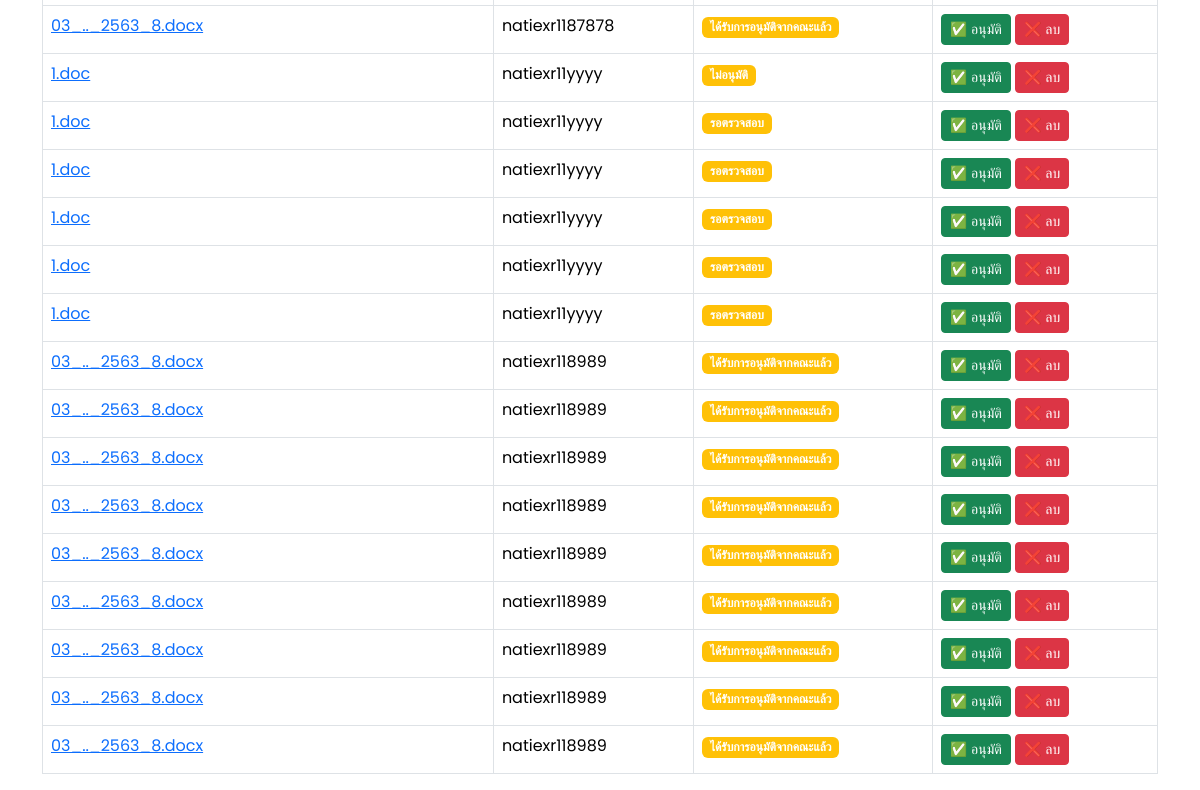
The app's page /manage_requests (signed in, lower part), older data.
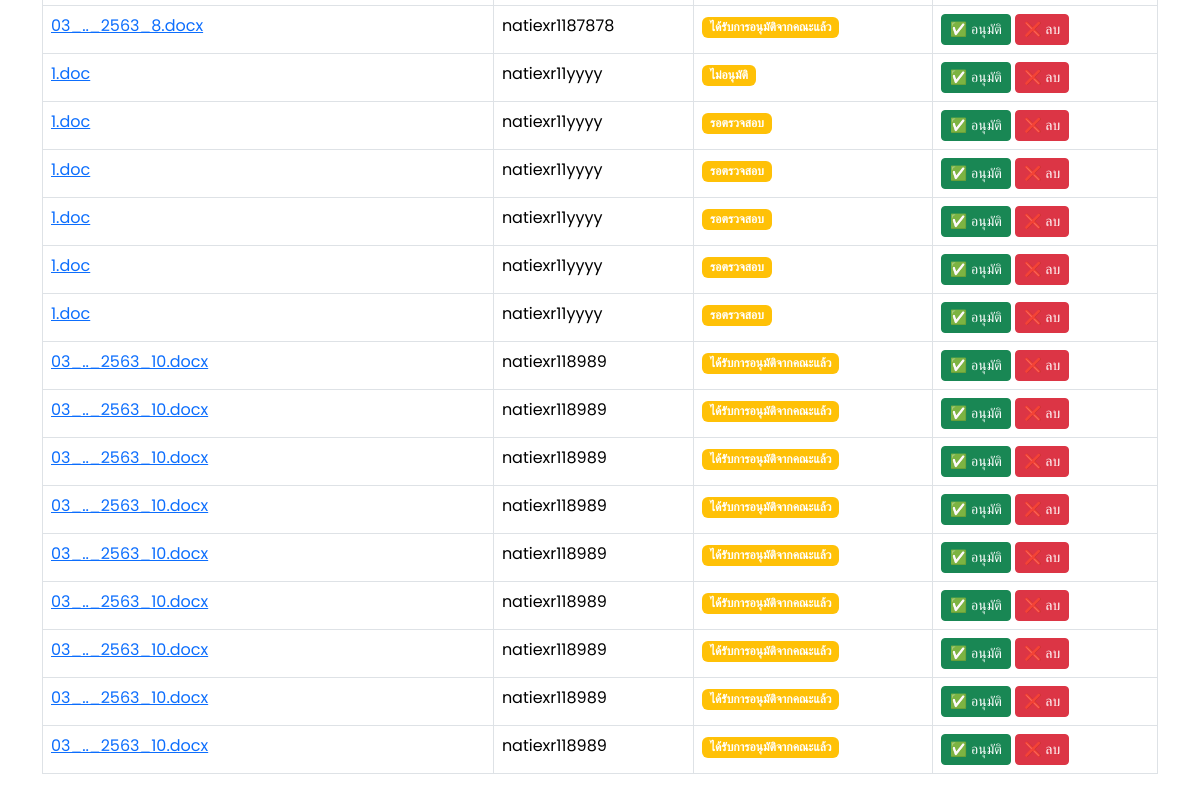
The same page, newer data.
### models.py (models this page shows)
class File(db.Model):
    id = db.Column(db.Integer, primary_key=True)
    filename = db.Column(db.String(255), nullable=False)
    file_path = db.Column(db.String(255), nullable=True)
    status = db.Column(db.String(50), nullable=False, default="รอตรวจสอบ")
    comment = db.Column(db.Text, nullable=True)
    user_id = db.Column(db.Integer, db.ForeignKey('user.id'), nullable=False)
    upload_date = db.Column(db.DateTime, default=db.func.current_timestamp())
    review_date = db.Column(db.DateTime, nullable=True)
    approve_date = db.Column(db.DateTime, nullable=True)
    user = db.relationship('User', back_populates='files')

class User(db.Model):
    id = db.Column(db.Integer, primary_key=True)
    username = db.Column(db.String(100), nullable=False, unique=True)
    role = db.Column(db.String(50), nullable=False)
    faculty = db.Column(db.String(100), nullable=True)
    document_requests = db.relationship('DocumentRequest', back_populates='user', lazy=True)
    files = db.relationship('File', back_populates='user', lazy=True)  # ✅ เพิ่มตรงนี้

### app.py (the view)
@app.route('/manage_requests')
def manage_requests():
    if 'user_id' not in session or session.get('role') not in ['admin', 'admin_university']:
        flash("⚠️ กรุณาเข้าสู่ระบบก่อน!", "warning")
        return redirect(url_for('login'))  # ถ้าไม่ได้ login ให้กลับไปหน้า login
    files = File.query.all()
    response = make_response(render_template('manage_requests.html', files=files))
    response.headers['Cache-Control'] = 'no-store, no-cache, must-revalidate, max-age=0'
    response.headers['Pragma'] = 'no-cache'
    response.headers['Expires'] = '0'
    return response

### templates/manage_requests.html (shortened to what this page needs)
<!DOCTYPE html>
<html lang="th">
<head>
    <link href="https://cdn.jsdelivr.net/npm/bootstrap@5.3.3/dist/css/bootstrap.min.css" rel="stylesheet">
    <link rel="stylesheet" href="https://cdnjs.cloudflare.com/ajax/libs/font-awesome/6.4.2/css/all.min.css">
</head>
<body>
    <div class="container mt-4">
        <table class="table table-bordered mt-3">
            <tbody>
                {% for file in files %}
                <tr>
                    <td>
                        <a href="{{ url_for('uploaded_file', filename=file.filename) }}" target="_blank">
                            {{ file.filename }}
                        </a>
                    </td>
                    <td>{{ file.user.username }}</td>
                    <td>
                        <span class="badge {% if file.status == 'อนุมัติแล้ว' %} bg-success {% else %} bg-warning {% endif %}">
                            {{ file.status }}
                        </span>
                    </td>
                    <td>
                        {% if file.status != 'อนุมัติแล้ว' %}
                        <a href="{{ url_for('approve_file', file_id=file.id) }}" class="btn btn-success btn-sm">
                            ✅ อนุมัติ
                        </a>
                        {% endif %}
                        <a href="{{ url_for('delete_file', file_id=file.id) }}" class="btn btn-danger btn-sm"
                           onclick="return confirm('คุณแน่ใจหรือไม่ว่าต้องการลบไฟล์นี้?');">
                            ❌ ลบ
                        </a>
                    </td>
                </tr>
                {% else %}
                <tr>
                    <td colspan="4" class="text-center text-muted">ยังไม่มีคำขอเอกสาร</td>
                </tr>
                {% endfor %}
            </tbody>
        </table>
    </div>
</body>
</html>

### templates/manage_requests.html (style rules this page uses)
body { font-family: 'Poppins', sans-serif; background: white; color: black; }

Row changes from the older to the newer data that the page shows:
changed File (number 8 of 16 on the later page): filename "03_.._2563_8.docx" → "03_.._2563_10.docx"
changed File (number 9 of 16 on the later page): filename "03_.._2563_8.docx" → "03_.._2563_10.docx"
changed File (number 10 of 16 on the later page): filename "03_.._2563_8.docx" → "03_.._2563_10.docx"
changed File (number 11 of 16 on the later page): filename "03_.._2563_8.docx" → "03_.._2563_10.docx"
changed File (number 12 of 16 on the later page): filename "03_.._2563_8.docx" → "03_.._2563_10.docx"
changed File (number 13 of 16 on the later page): filename "03_.._2563_8.docx" → "03_.._2563_10.docx"
changed File (number 14 of 16 on the later page): filename "03_.._2563_8.docx" → "03_.._2563_10.docx"
changed File (number 15 of 16 on the later page): filename "03_.._2563_8.docx" → "03_.._2563_10.docx"
changed File (number 16 of 16 on the later page): filename "03_.._2563_8.docx" → "03_.._2563_10.docx"
